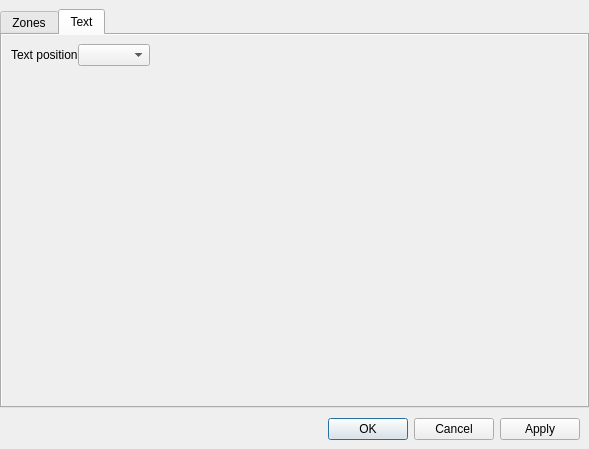
<?xml version="1.0" encoding="UTF-8"?>
<ui version="4.0">
 <class>ZonesEditDialog</class>
 <widget class="QDialog" name="ZonesEditDialog">
  <property name="geometry">
   <rect>
    <x>0</x>
    <y>0</y>
    <width>589</width>
    <height>449</height>
   </rect>
  </property>
  <property name="sizePolicy">
   <sizepolicy hsizetype="Expanding" vsizetype="Expanding">
    <horstretch>0</horstretch>
    <verstretch>0</verstretch>
   </sizepolicy>
  </property>
  <property name="windowTitle">
   <string>Zones management</string>
  </property>
  <property name="styleSheet">
   <string notr="true">#buttonBox
{
  right: -9px;
}</string>
  </property>
  <layout class="QHBoxLayout" name="horizontalLayout_3">
   <property name="spacing">
    <number>0</number>
   </property>
   <property name="leftMargin">
    <number>0</number>
   </property>
   <property name="topMargin">
    <number>0</number>
   </property>
   <property name="rightMargin">
    <number>0</number>
   </property>
   <property name="bottomMargin">
    <number>0</number>
   </property>
   <item>
    <layout class="QVBoxLayout" name="verticalLayout">
     <property name="spacing">
      <number>10</number>
     </property>
     <property name="leftMargin">
      <number>0</number>
     </property>
     <property name="topMargin">
      <number>0</number>
     </property>
     <property name="rightMargin">
      <number>0</number>
     </property>
     <property name="bottomMargin">
      <number>9</number>
     </property>
     <item>
      <widget class="QFrame" name="backgroundWidget">
       <property name="frameShape">
        <enum>QFrame::NoFrame</enum>
       </property>
       <property name="frameShadow">
        <enum>QFrame::Raised</enum>
       </property>
       <layout class="QVBoxLayout" name="verticalLayout_3">
        <property name="spacing">
         <number>0</number>
        </property>
        <property name="leftMargin">
         <number>0</number>
        </property>
        <property name="topMargin">
         <number>9</number>
        </property>
        <property name="rightMargin">
         <number>0</number>
        </property>
        <property name="bottomMargin">
         <number>0</number>
        </property>
        <item>
         <widget class="QTabWidget" name="tabWidget">
          <property name="currentIndex">
           <number>1</number>
          </property>
          <widget class="QWidget" name="tabModel">
           <attribute name="title">
            <string>Zones</string>
           </attribute>
           <layout class="QVBoxLayout" name="verticalLayout_5">
            <property name="spacing">
             <number>0</number>
            </property>
            <property name="leftMargin">
             <number>0</number>
            </property>
            <property name="topMargin">
             <number>0</number>
            </property>
            <property name="rightMargin">
             <number>0</number>
            </property>
            <property name="bottomMargin">
             <number>0</number>
            </property>
            <item>
             <widget class="QTableView" name="tZones">
              <property name="minimumSize">
               <size>
                <width>330</width>
                <height>0</height>
               </size>
              </property>
              <property name="frameShape">
               <enum>QFrame::Box</enum>
              </property>
             </widget>
            </item>
           </layout>
          </widget>
          <widget class="QWidget" name="tabSettings">
           <property name="autoFillBackground">
            <bool>true</bool>
           </property>
           <attribute name="title">
            <string>Text</string>
           </attribute>
           <layout class="QHBoxLayout" name="horizontalLayout_5" stretch="0,0">
            <property name="spacing">
             <number>0</number>
            </property>
            <property name="leftMargin">
             <number>0</number>
            </property>
            <property name="topMargin">
             <number>9</number>
            </property>
            <property name="rightMargin">
             <number>9</number>
            </property>
            <property name="bottomMargin">
             <number>9</number>
            </property>
            <item>
             <layout class="QVBoxLayout" name="verticalLayout_2">
              <property name="spacing">
               <number>0</number>
              </property>
              <property name="bottomMargin">
               <number>0</number>
              </property>
              <item>
               <layout class="QHBoxLayout" name="horizontalLayout_4">
                <property name="leftMargin">
                 <number>9</number>
                </property>
                <property name="rightMargin">
                 <number>9</number>
                </property>
                <property name="bottomMargin">
                 <number>0</number>
                </property>
                <item>
                 <widget class="QLabel" name="label">
                  <property name="text">
                   <string>Text position</string>
                  </property>
                 </widget>
                </item>
                <item>
                 <widget class="QComboBox" name="cbTextPos"/>
                </item>
               </layout>
              </item>
              <item>
               <widget class="FontSettingsWidget" name="fontSettings" native="true">
                <property name="minimumSize">
                 <size>
                  <width>100</width>
                  <height>100</height>
                 </size>
                </property>
               </widget>
              </item>
              <item>
               <spacer name="verticalSpacer">
                <property name="orientation">
                 <enum>Qt::Vertical</enum>
                </property>
                <property name="sizeHint" stdset="0">
                 <size>
                  <width>20</width>
                  <height>40</height>
                 </size>
                </property>
               </spacer>
              </item>
             </layout>
            </item>
            <item>
             <spacer name="horizontalSpacer">
              <property name="orientation">
               <enum>Qt::Horizontal</enum>
              </property>
              <property name="sizeHint" stdset="0">
               <size>
                <width>40</width>
                <height>20</height>
               </size>
              </property>
             </spacer>
            </item>
           </layout>
          </widget>
         </widget>
        </item>
       </layout>
      </widget>
     </item>
     <item>
      <layout class="QHBoxLayout" name="horizontalLayout_2">
       <property name="spacing">
        <number>0</number>
       </property>
       <property name="rightMargin">
        <number>9</number>
       </property>
       <property name="bottomMargin">
        <number>0</number>
       </property>
       <item>
        <widget class="QDialogButtonBox" name="buttonBox">
         <property name="styleSheet">
          <string notr="true"/>
         </property>
         <property name="orientation">
          <enum>Qt::Horizontal</enum>
         </property>
         <property name="standardButtons">
          <set>QDialogButtonBox::Apply|QDialogButtonBox::Cancel|QDialogButtonBox::Ok</set>
         </property>
        </widget>
       </item>
      </layout>
     </item>
    </layout>
   </item>
  </layout>
 </widget>
 <customwidgets>
  <customwidget>
   <class>FontSettingsWidget</class>
   <extends>QWidget</extends>
   <header>graphicsplot/settings_widgets/font_settings_widget.h</header>
   <container>1</container>
  </customwidget>
 </customwidgets>
 <resources/>
 <connections>
  <connection>
   <sender>buttonBox</sender>
   <signal>accepted()</signal>
   <receiver>ZonesEditDialog</receiver>
   <slot>accept()</slot>
   <hints>
    <hint type="sourcelabel">
     <x>236</x>
     <y>540</y>
    </hint>
    <hint type="destinationlabel">
     <x>157</x>
     <y>274</y>
    </hint>
   </hints>
  </connection>
  <connection>
   <sender>buttonBox</sender>
   <signal>rejected()</signal>
   <receiver>ZonesEditDialog</receiver>
   <slot>reject()</slot>
   <hints>
    <hint type="sourcelabel">
     <x>304</x>
     <y>540</y>
    </hint>
    <hint type="destinationlabel">
     <x>286</x>
     <y>274</y>
    </hint>
   </hints>
  </connection>
 </connections>
</ui>
